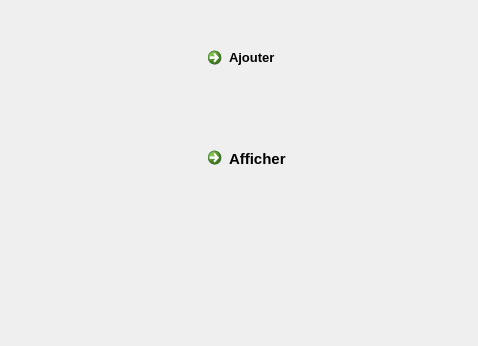
<?xml version="1.0" encoding="UTF-8"?>
<ui version="4.0">
 <class>interface_gestion_four</class>
 <widget class="QDialog" name="interface_gestion_four">
  <property name="geometry">
   <rect>
    <x>0</x>
    <y>0</y>
    <width>478</width>
    <height>346</height>
   </rect>
  </property>
  <property name="windowTitle">
   <string>Gestion fournisseur</string>
  </property>
  <widget class="QCommandLinkButton" name="AjoutLB">
   <property name="geometry">
    <rect>
     <x>200</x>
     <y>40</y>
     <width>151</width>
     <height>61</height>
    </rect>
   </property>
   <property name="font">
    <font>
     <family>Segoe UI</family>
     <pointsize>10</pointsize>
     <weight>75</weight>
     <bold>true</bold>
    </font>
   </property>
   <property name="text">
    <string>Ajouter</string>
   </property>
   <property name="icon">
    <iconset resource="Images.qrc">
     <normaloff>:/icon/Icon/112.png</normaloff>:/icon/Icon/112.png</iconset>
   </property>
   <property name="iconSize">
    <size>
     <width>50</width>
     <height>50</height>
    </size>
   </property>
  </widget>
  <widget class="QCommandLinkButton" name="AffichLB">
   <property name="geometry">
    <rect>
     <x>200</x>
     <y>140</y>
     <width>151</width>
     <height>71</height>
    </rect>
   </property>
   <property name="font">
    <font>
     <family>Segoe UI</family>
     <pointsize>11</pointsize>
     <weight>75</weight>
     <bold>true</bold>
    </font>
   </property>
   <property name="text">
    <string>Afficher</string>
   </property>
   <property name="icon">
    <iconset resource="Images.qrc">
     <normaloff>:/icon/Icon/43.png</normaloff>:/icon/Icon/43.png</iconset>
   </property>
   <property name="iconSize">
    <size>
     <width>50</width>
     <height>50</height>
    </size>
   </property>
  </widget>
  <widget class="QLabel" name="label">
   <property name="geometry">
    <rect>
     <x>-10</x>
     <y>-10</y>
     <width>491</width>
     <height>361</height>
    </rect>
   </property>
   <property name="text">
    <string/>
   </property>
   <property name="pixmap">
    <pixmap resource="Images.qrc">:/Arriere/images/four_interface.jpg</pixmap>
   </property>
  </widget>
  <widget class="QPushButton" name="retourPB">
   <property name="geometry">
    <rect>
     <x>10</x>
     <y>290</y>
     <width>51</width>
     <height>41</height>
    </rect>
   </property>
   <property name="text">
    <string/>
   </property>
   <property name="icon">
    <iconset resource="Images.qrc">
     <normaloff>:/icon/Icon/28.png</normaloff>:/icon/Icon/28.png</iconset>
   </property>
   <property name="iconSize">
    <size>
     <width>48</width>
     <height>48</height>
    </size>
   </property>
   <property name="flat">
    <bool>true</bool>
   </property>
  </widget>
  <zorder>label</zorder>
  <zorder>AjoutLB</zorder>
  <zorder>AffichLB</zorder>
  <zorder>retourPB</zorder>
 </widget>
 <resources>
  <include location="Images.qrc"/>
 </resources>
 <connections/>
</ui>
